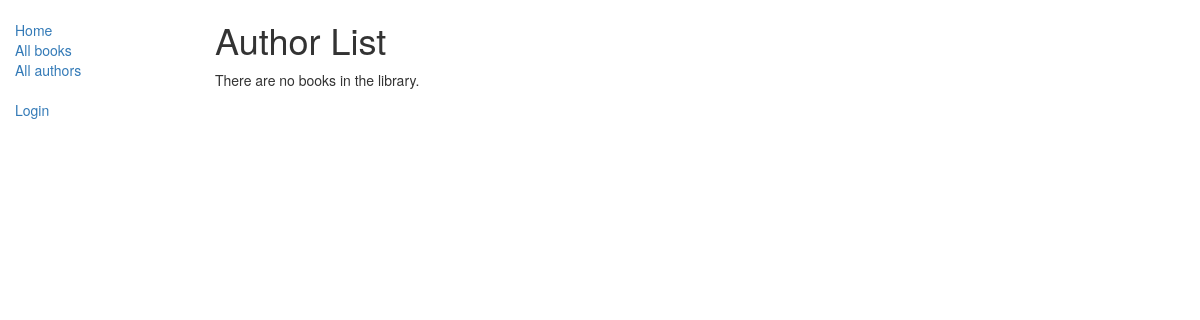
The app's page /catalog/authors/, older data.
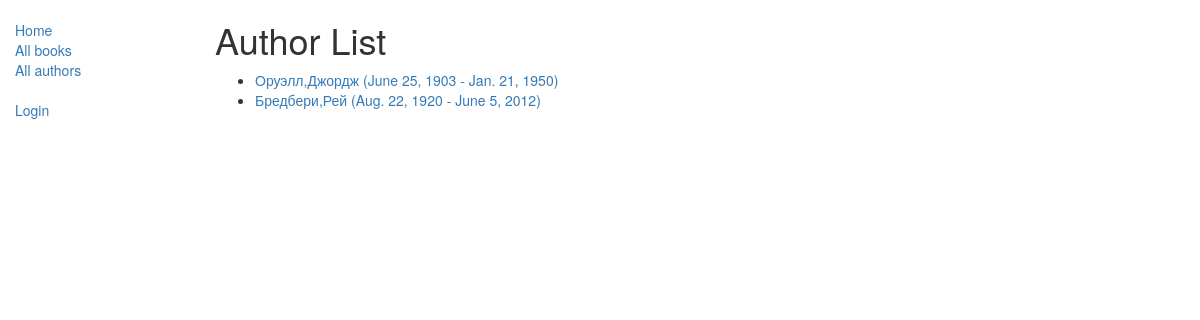
The same page, newer data.
### catalog/models.py (models this page shows, shortened)
class Author(models.Model):
    first_name = models.CharField(max_length=100)
    last_name = models.CharField(max_length=100)
    date_of_birth = models.DateField(null=True, blank=True)
    date_of_death = models.DateField('Died', null=True, blank=True)
    def get_absolute_url(self):
        return reverse('author-detail', args=[str(self.id)])

### catalog/views.py (the view)
# urls.py: path('authors/', views.AuthorListView.as_view(), name='authors'),
class AuthorListView(generic.ListView):
    model = Author

### catalog/templates/catalog/author_list.html
{% extends "base_generic.html" %}
{% block content %}
    <h1>Author List</h1>
    {% if author_list %}
    <ul>
      {% for author in author_list %}
      <li>
        <a href="{{ author.get_absolute_url }}">{{ author.last_name}},{{ author.first_name }} ({{author.date_of_birth}} - {{author.date_of_death}})</a>
      </li>
      {% endfor %}
    </ul>
    {% else %}
      <p>There are no books in the library.</p>
    {% endif %}
{% endblock %}

Row changes from the older to the newer data that the page shows:
added Author: last_name "Оруэлл", first_name "Джордж", date_of_birth "June 25, 1903", date_of_death "Jan. 21, 1950"
added Author: last_name "Бредбери", first_name "Рей", date_of_birth "Aug. 22, 1920", date_of_death "June 5, 2012"
Text that changed along with them:
text no longer shown: "There are no books in the library."
